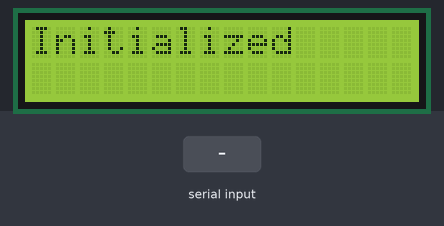
Recording of a sketch running on a simulated Arduino Uno, built with avr-gcc and run on an emulated ATmega328P. On the bench: 16×2 character LCD. Inputs (shaded band) come from the test bench. What the sketch prints to the serial monitor is not drawn.

Above: at 0.1 s.
3.3 s: "1" received over Serial
At 4.5 s:
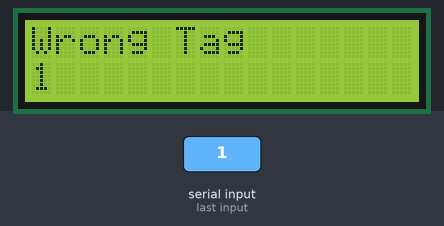
6.3 s: "0" received over Serial
At 7.0 s:
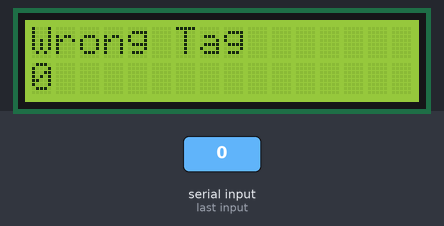
9.3 s: "2" received over Serial
At 10.4 s:
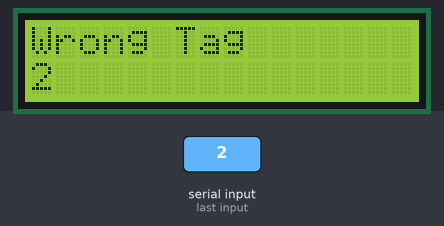
Timing chart, 0 to 12.3 s (numbered marks = the images above; inputs shaded):
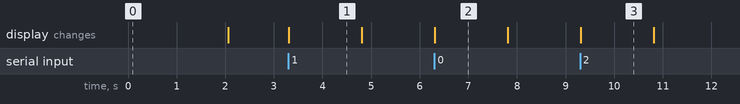

The sketch:

rfid_with_lcd.ino
```cpp
#include<LiquidCrystal.h>

LiquidCrystal lcd(12, 11, 7, 6, 5, 4);
char tag[] ="110077F445D7"; // Test Tag
int count;
char input[12];
boolean flag = false;

void setup() {
  Serial.begin(9600);
  lcd.begin(16, 2);
  lcd.setCursor(0, 0);
  lcd.print("Initialized");
  Serial.println("Initialized");
  delay(2000);
  lcd.clear();
}

void loop() {
  // Reset the input array
  for(int i = 0; i < 12; i++){
    input[i] = 0;
  }
  count = 0;
  if(Serial.available()) {
    while(Serial.available() && count < 12) {
      input[count] = Serial.read();
      count++;
      delay(5);
    }

    //Print the ID of the tag scanned
    for(int i = 0; i < 12; i++) {
        Serial.print(input[i]);
    }
    Serial.println();
    if(count == 12){
      count = 0;
      flag = true;
      while(count < 12) {
        if(input[count] == tag[count]) {
          flag = true;
        } else {
          flag = false;
          break;
        }
        count++;
      }
    }
    if (flag) {
      // Tag is valid
      Serial.println("Matched!");
      lcd.setCursor(0, 0);
      lcd.print("Matched");
    } else {
      Serial.println("Wrong Tag!");
      lcd.setCursor(0, 0);
      lcd.print("Wrong Tag");
    }
    // Display ID on LCD
    for(int i = 0; i < 12; i++){
      lcd.setCursor(i, 1);
      lcd.print(input[i]);
    }
    delay(1500);
    lcd.clear();
  }
}
```

Measured:
- after the input at 3.3 s, the display: changes at once (image 1)
- after the input at 6.3 s, the display: changes at once (image 2)
- after the input at 9.3 s, the display: changes at once (image 3)
- what the display in image 1 shows lasts 1.5 s, from 3.3 s to 4.8 s
